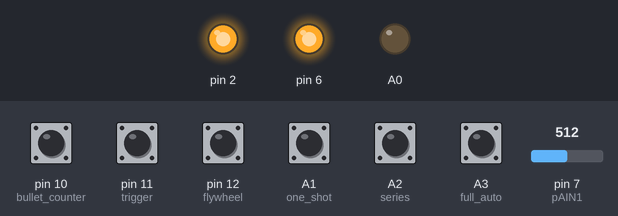
The sketch below on a simulated Arduino Uno, built with avr-gcc and run on an emulated ATmega328P. Shown: output pins drawn as LEDs (lit = HIGH). Inputs (shaded band) come from the test bench; at power-on: A1 (one_shot), A2 (series), A3 (full_auto), pin 10 (bullet_counter), pin 11 (trigger), pin 12 (flywheel) HIGH, pin 7 (pAIN1) = 512. What the sketch prints to the serial monitor is not drawn.

Above: at 0.1 s.
Timing chart, 0 to 1.6 s (numbered marks = the images above):
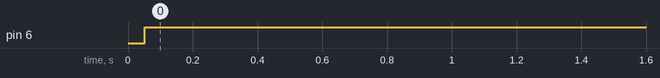

Measured:
- by itself, pin 6: LOW → HIGH at 0.05 s

The sketch:

nerf.ino
```cpp
// Definition of interrupt names
#include <avr/io.h>
// ISR interrupt service routine
#include <avr/interrupt.h>
const int pAIN1 = 7;  // AIN1 at Pin7
volatile boolean iflag = true;
volatile int idx;
uint32_t last_time;
volatile int last_speed;
volatile bool enable = true;
volatile int e;
volatile int r;

// Install the interrupt routine for ACOMP
ISR(ANALOG_COMP_vect) {
  if (ACSR & (1 << ACO))  // ACO is set?
  {
  }
  else
  {
    if(true == enable)
    {
      idx++;
      enable = false;
    }
  }
}

void setup() {
  Serial.begin(9600);
  pinMode(pAIN1, INPUT);
  cli();
  ADCSRA &= ~(1 << ADEN);            // ADC disabled
  ADCSRB |= ~(1 << ACME);            // AMUX enabled
  ACSR = (1 << ACBG) | (1 << ACIE);  // ACOMP Interrupt enabled
  DIDR1 = (1 << AIN1D) | (1 << AIN0D);
  sei();
  Serial.print("ADCSRA: ");
  Serial.println(ADCSRA, HEX);
  Serial.print("ADCSRB: ");
  Serial.println(ADCSRB, HEX);
  Serial.print("ACSR: ");
  Serial.println(ACSR, HEX);
  Serial.print("DIDR1: ");
  Serial.println(DIDR1, HEX);
  Serial.println("Setup finished.");

  uint32_t last_time = millis();

  pinMode(2, OUTPUT);
  digitalWrite(2, HIGH);

  pinMode(10, INPUT_PULLUP); // bullet counter
  pinMode(11, INPUT_PULLUP); //trigger
  pinMode(12, INPUT_PULLUP); // flywheel

  pinMode(A0, OUTPUT);
  digitalWrite(A0, LOW);

   pinMode(A1, INPUT_PULLUP); // one shot
   pinMode(A2, INPUT_PULLUP); // series
  pinMode(A3, INPUT_PULLUP); // full auto
  }
void loop()
{

    if(millis() > (last_time + 1))
    {
      enable = true;
    }

    if(millis() > (last_time + 50))
    {
      last_time = millis();
      last_speed = idx * 20;
      idx = 0;

      e = 250 - last_speed;
      r = e*2;

      if(r < 0)
      {
        r = 0;
      }

      if(r > 255)
      {
        r = 255;
      }

      analogWrite(6, r);
      // Serial.println(last_speed);  // iflag controls serial output
      // Serial.println(r);  // iflag controls serial output

      Serial.print(digitalRead(A1));
      Serial.print(digitalRead(A2));
      Serial.print(digitalRead(A3));
      Serial.print(digitalRead(10));
      Serial.print(digitalRead(11));
      Serial.println(digitalRead(12));
    }

    // analogWrite(6, 50);
}
```
